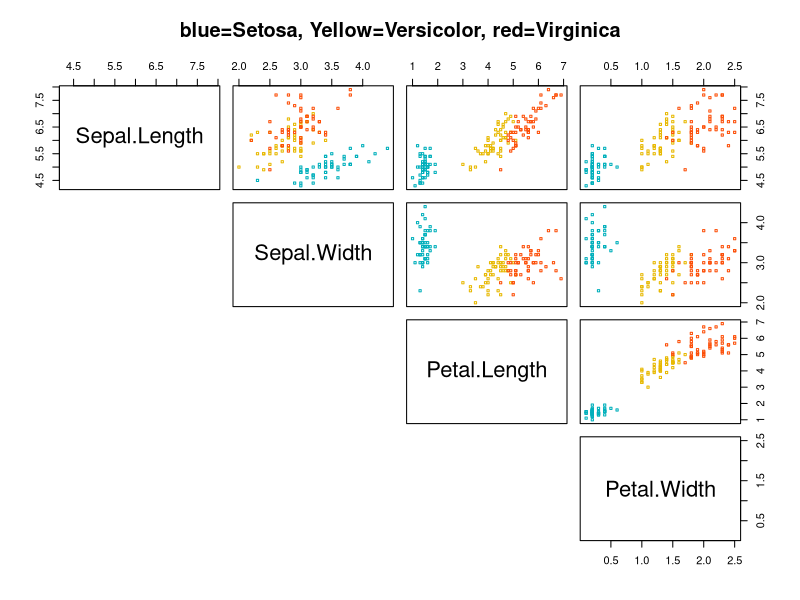
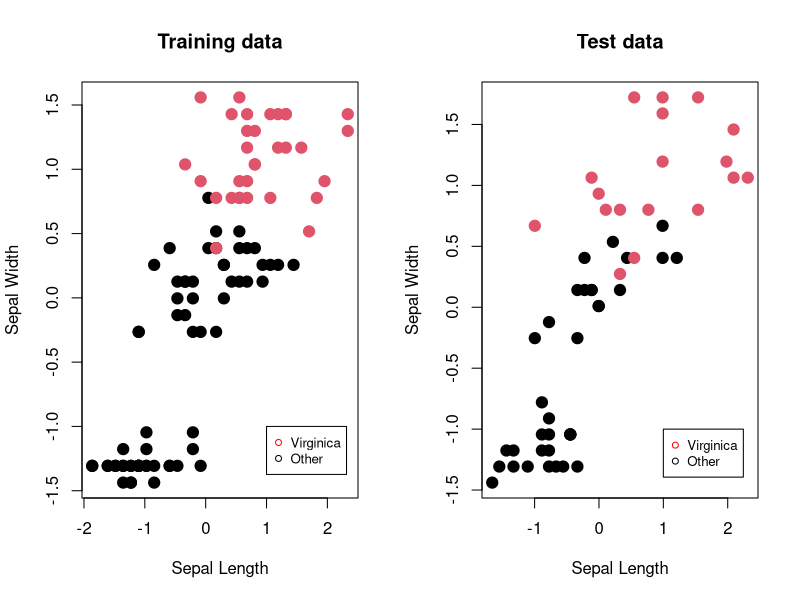
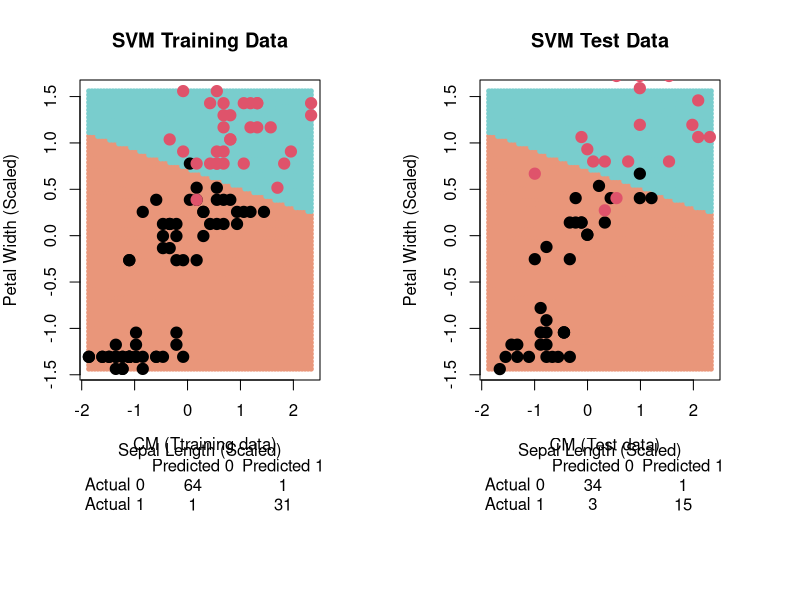
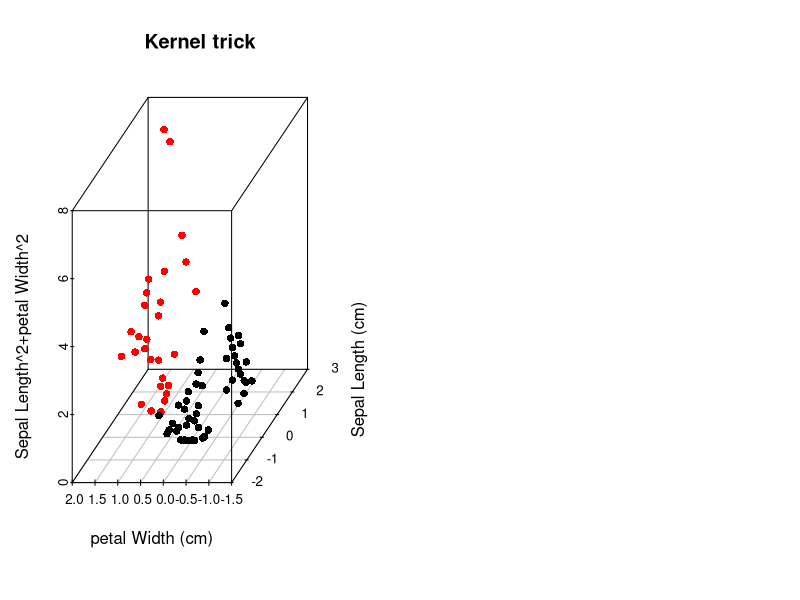

The R script that drew these images, in order:
######## Support Vector Machines ##################
# Date: 02-12-2019                                #
# Author: Trygvi Laksafoss TRLK                   #
# Description: This is an example script          #
# for support vector mashines using the built     #
# in Iris dataset                                 #
###################################################

library(dplyr)
library(caTools) 
library(e1071) #This is the oddly named package with the SVM funciton
library(plotrix)
library(scatterplot3d)

#Load Iris data
data("iris")
str(iris)

#  Plot data
my_cols <- c("#00AFBB", "#E7B800", "#FC4E07")  
pairs(iris[,1:4], pch = 22,  cex = 0.5,
      col = my_cols[iris$Species],
      lower.panel=NULL,main=c("blue=Setosa, Yellow=Versicolor, red=Virginica"))

#  We want only to know if it is a virginica or not, so we pool the other two species
iris$species2<-iris$Species=="virginica"
#iris$species2<-iris$Species=="virginica"
iris$species2<-as.factor(as.numeric(iris$species2))

#  We extract only species, sepal length and width in this example
iris_sub<-select(iris,species2, Sepal.Length, Petal.Width)

#  Split dataset into training and test sets
set.seed(1243) 
split = sample.split(iris_sub$species2, SplitRatio = 0.65) 

training_set = subset(iris_sub, split == TRUE) 
test_set = subset(iris_sub, split == FALSE) 

#  Feature scaling
#  obs: negative 1 indexing chooses all columns except the first
training_set[-1] = scale(training_set[-1]) 
test_set[-1] = scale(test_set[-1]) 

#  Plot training and test data (Expand to see full code)
{
par(mfrow=c(1,2))
plot(training_set$Sepal.Length,training_set$Petal.Width,col=training_set$species2,
     main = 'Training data',
     xlab = 'Sepal Length', ylab = 'Sepal Width',
     cex=1.5,pch = 19)
legend(1, -1, legend=c("Virginica", "Other"),
       col=c("red", "black"), pch=c(1,1), cex=0.8)

plot(test_set$Sepal.Length,test_set$Petal.Width,col=test_set$species2,
     main = 'Test data',
     xlab = 'Sepal Length', ylab = 'Sepal Width',
     cex=1.5,pch = 19)
legend(1, -1, legend=c("Virginica", "Other"),
       col=c("red", "black"), pch=c(1,1), cex=0.8)
}

#  Fitting linear SVM to training set. 
#  Try changing kernel between "linear", "polynomial" and "radial".
#  Try also changing the cost to see how the hyperplane changes.
classifier = svm(formula = species2 ~ ., 
                 data = training_set, 
                 kernel = 'linear',cost=10) 

classifier

#  Predicting the Test set results and create confusion matrix
y_pred = predict(classifier, newdata = test_set[-1]) 
y_pred_training = predict(classifier, newdata = training_set[-1]) 
cm = table(test_set[, 1], y_pred)
cm_training = table(training_set[, 1], y_pred_training)
rownames(cm) <- c("Actual 0","Actual 1")
colnames(cm) <- c("Predicted 0", "Predicted 1")
rownames(cm_training) <- c("Actual 0","Actual 1")
colnames(cm_training) <- c("Predicted 0", "Predicted 1")

#  Costum plot (Expand to see full code)
{
par(mfrow=c(1,2),mar = c(11, 4, 4, 4))
grid<-function(x, n = 75) {
   grange = apply(x, 2, range)
   x1 = seq(from = grange[1,1], to = grange[2,1], length = n)
   x2 = seq(from = grange[1,2], to = grange[2,2], length = n)
   expand.grid(X1 = x1, X2 = x2)
}
xgrid<-grid(training_set[-1])
colnames(xgrid)<-c("Sepal.Length","Petal.Width")
ygrid<-predict(classifier, xgrid)
plot(xgrid, col = c("darksalmon","darkslategray3")[as.numeric(ygrid)], pch = 19, cex = .6,main="SVM Training Data",
     xlab="Sepal Length (Scaled)",ylab="Petal Width (Scaled)")
points(training_set[-1],col=as.numeric(training_set[,1]), pch = 19,cex=1.5)
addtable2plot(-2 ,-3,cm_training,title="CM (Ttraining data)",display.colnames=TRUE,display.rownames=TRUE)

plot(xgrid, col = c("darksalmon","darkslategray3")[as.numeric(ygrid)], pch = 19, cex = .6,main="SVM Test Data",
     xlab="Sepal Length (Scaled)",ylab="Petal Width (Scaled)")
points(test_set[-1],col=as.numeric(test_set[,1]), pch = 19,cex=1.5)
addtable2plot(-2 ,-3,cm,title="CM (Test data)",display.colnames=TRUE,display.rownames=TRUE)
}





#Illustrative kernel using phi(a,b)=(a,b,a^2+b^2)
x<-training_set$Sepal.Length
y<-training_set$Petal.Width
z<-abs(training_set$Sepal.Length)^2+abs(training_set$Petal.Width)^2
colors <- c("#000000","#FF0000")
colors <- colors[as.numeric(training_set$species2)]

scatterplot3d(x, y, z,main="Kernel trick",
              xlab = "Sepal Length (cm)",
              ylab = "petal Width (cm)",
              zlab = "Sepal Length^2+petal Width^2",
              pch = 16, color=colors,
              angle = 210)
